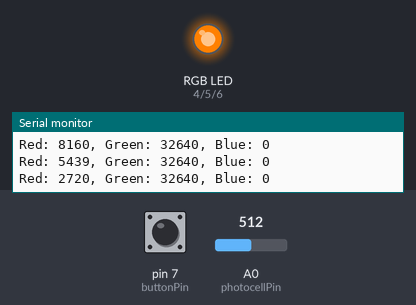
Recording of a sketch running on a simulated Arduino Uno, built with avr-gcc and run on an emulated ATmega328P. On the bench: an RGB LED mixed from three pins (HIGH = lit), the last lines printed to the serial monitor. The test bench sets the inputs (shaded band); at power-on: A0 (photocellPin) = 512, pin 7 (buttonPin) HIGH.

Above: at 1.2 s.
1.3 s: A0 (photocellPin) set to 539
At 2.9 s:
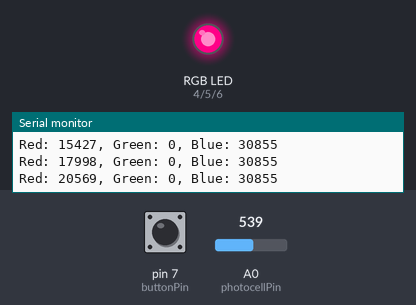
4.3 s: A0 (photocellPin) set to 563
7.3 s: pin 7 (buttonPin) pulled LOW for 0.15 s
At 8.6 s:
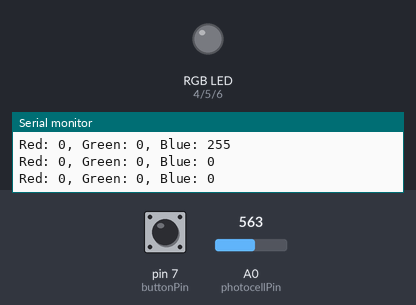
Timing chart, 0 to 22.3 s (numbered marks = the images above; inputs shaded):
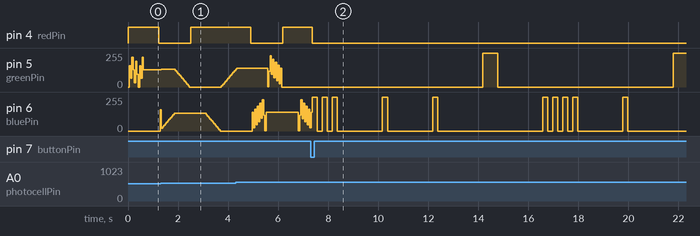

The sketch:

seahawk_nightlight.ino
```cpp
// Code in this file was generated using Claude AI

// Pin Definitions
const int redPin = 4;
const int greenPin = 5;
const int bluePin = 6;
const int buttonPin = 7;
const int photocellPin = A0;

// Variable to store the button state
bool buttonPressed = false;
int buttonState;
int lastButtonState = HIGH;
unsigned long lastDebounceTime = 0;
unsigned long debounceDelay = 50;

// For RGB LED control
int brightness;

// Variables for color modes
enum ColorMode {
  RAINBOW,
  MORSE_CODE,
  BLUE,
  GREEN,
  OFF
};
ColorMode currentMode = RAINBOW;

// Variables for rainbow effect
int rainbowHue = 0;
int rainbowStep = 5;

// Variables for Morse code mode
const int dotDelay = 200;
const int dashDelay = dotDelay * 3;
const int letterSpacing = dotDelay;
const int wordSpacing = dotDelay * 7;

const char* morseCode = "... . . - .... . - .-- -.- ...";

void setup() {
  Serial.begin(9600);

  pinMode(redPin, OUTPUT);
  pinMode(greenPin, OUTPUT);
  pinMode(bluePin, OUTPUT);
  pinMode(buttonPin, INPUT_PULLUP);

  // Initialize RGB LED to off
  analogWrite(redPin, 0);
  analogWrite(greenPin, 0);
  analogWrite(bluePin, 0);
}

void loop() {
  int reading = digitalRead(buttonPin);
  int sensorValue = analogRead(photocellPin);
  brightness = map(sensorValue, 0, 1023, 255, 0); // Inverse brightness adjustment

  if (reading != lastButtonState) {
    lastDebounceTime = millis();
  }
  if ((millis() - lastDebounceTime) > debounceDelay) {
    if (reading != buttonState) {
      buttonState = reading;
      if (buttonState == LOW) {
        buttonPressed = true;
      }
    }
  }
  lastButtonState = reading;

  if (buttonPressed) {
    currentMode = (ColorMode)((currentMode + 1) % 5);
    buttonPressed = false;
  }

  switch (currentMode) {
    case RAINBOW:
      int red, green, blue;
      hsvToRgb(rainbowHue, 255, brightness, &red, &green, &blue);
      setColor(red, green, blue);
      rainbowHue += rainbowStep;
      if (rainbowHue >= 360) {
        rainbowHue -= 360;
      }
      break;
    case MORSE_CODE:
      blinkMorseCode();
      break;
    case BLUE:
      setColor(0, 0, 255);
      break;
    case GREEN:
      // Crossfade between green and blue based on photocell reading
      int greenValue = map(sensorValue, 0, 1023, 0, 255);
      int blueValue = 255 - greenValue; // Reverse proportion for blue
      setColor(0, greenValue, blueValue);
      break;
    case OFF:
      setColor(0, 0, 0);
      break;
  }

  delay(50);
}

void setColor(int red, int green, int blue) {
  analogWrite(redPin, red);
  analogWrite(greenPin, green);
  analogWrite(bluePin, blue);

  // Debug output to check scaled color values
  Serial.print("Red: ");
  Serial.print(red);
  Serial.print(", Green: ");
  Serial.print(green);
  Serial.print(", Blue: ");
  Serial.println(blue);
}

void hsvToRgb(int hue, int saturation, int value, int* red, int* green, int* blue) {
  float hh, p, q, t, ff;
  long i;
  float r, g, b;

  if (saturation <= 0.0) {
    *red = value;
    *green = value;
    *blue = value;
    return;
  }
  hh = hue;
  if (hh >= 360.0) hh = 0.0;
  hh /= 60.0;
  i = (long)hh;
  ff = hh - i;
  p = value * (1.0 - ((float)saturation / 255.0));
  q = value * (1.0 - ((float)saturation / 255.0) * ff);
  t = value * (1.0 - ((float)saturation / 255.0) * (1.0 - ff));

  switch (i) {
    case 0:
      r = value;
      g = t;
      b = p;
      break;
    case 1:
      r = q;
      g = value;
      b = p;
      break;
    case 2:
      r = p;
      g = value;
      b = t;
      break;
    case 3:
      r = p;
      g = q;
      b = value;
      break;
    case 4:
      r = t;
      g = p;
      b = value;
      break;
    case 5:
    default:
      r = value;
      g = p;
      b = q;
      break;
  }
  *red = (int)(r * 255.0);
  *green = (int)(g * 255.0);
  *blue = (int)(b * 255.0);
}

void blinkMorseCode() {
  for (int i = 0; morseCode[i] != '\0'; i++) {
    if (morseCode[i] == '.') {
      setColor(0, 0, 255);
      delay(dotDelay);
    } else if (morseCode[i] == '-') {
      setColor(0, 255, 0);
      delay(dashDelay);
    } else if (morseCode[i] == ' ') {
      setColor(0, 0, 0);
      delay(wordSpacing);
    }
    setColor(0, 0, 0);
    delay(letterSpacing);
  }
  delay(wordSpacing);
}
```
